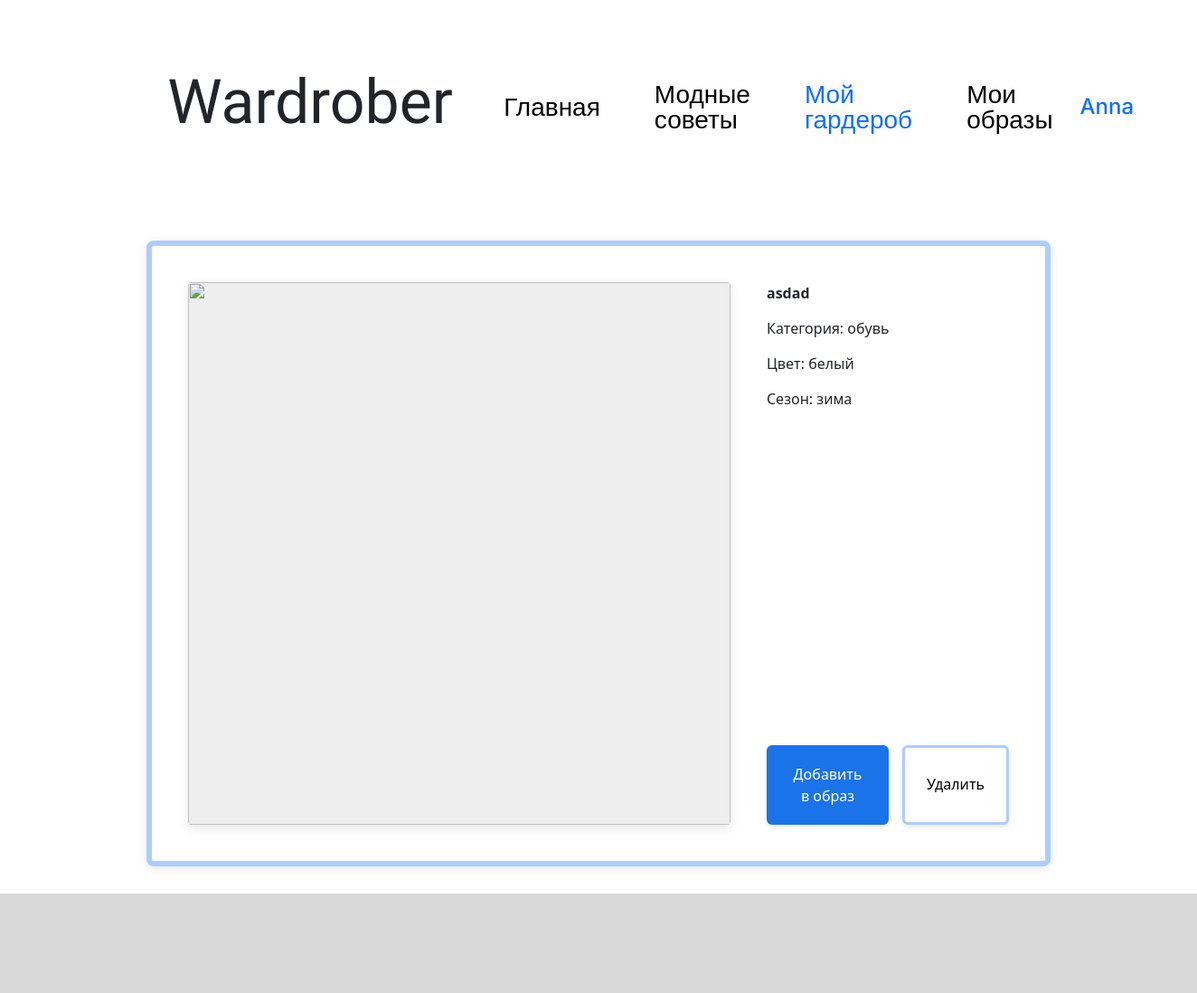
The app's page /wardrobe/card_of_thing/4 (signed in), older data.
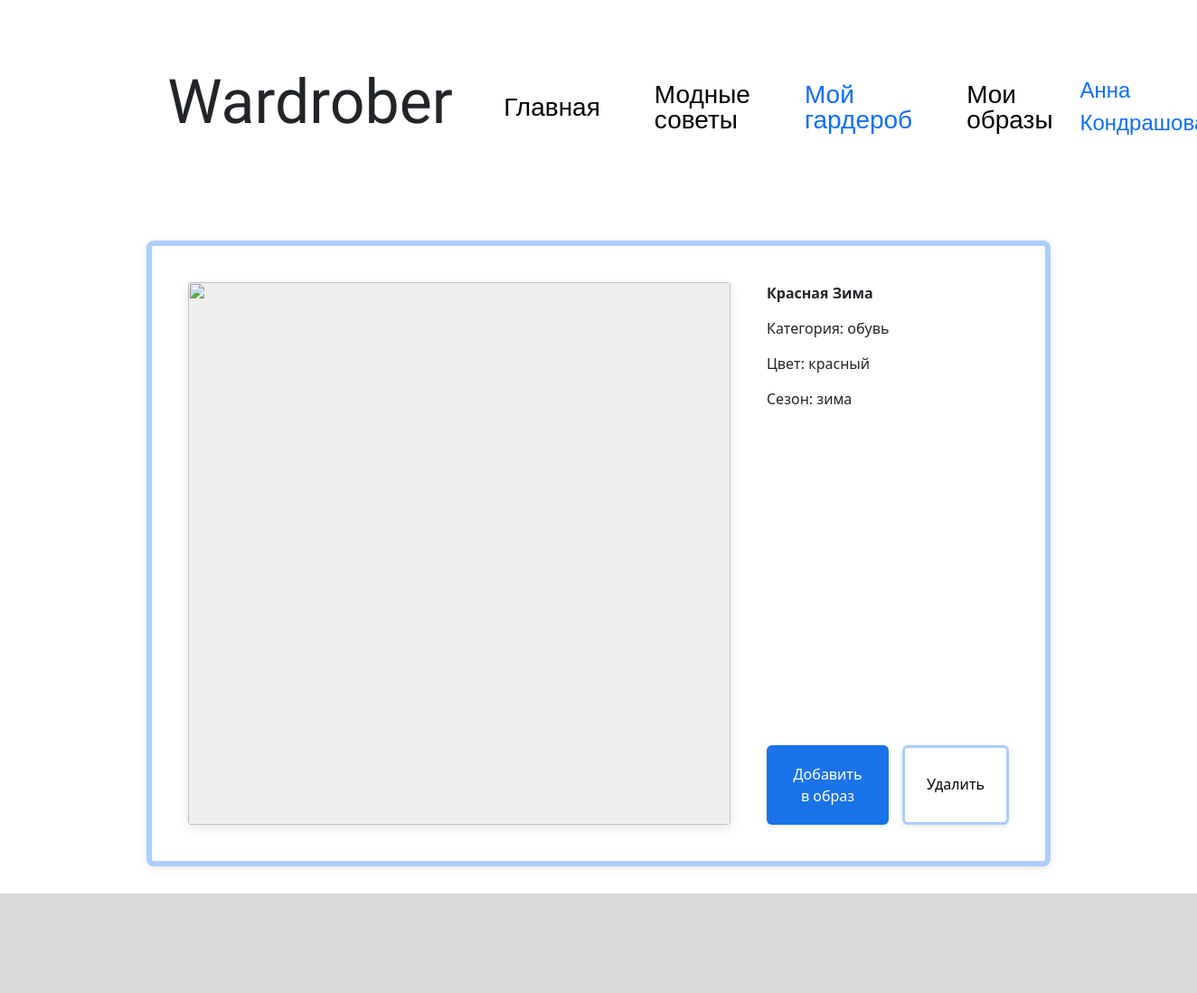
The same page, newer data.
### data/users.py (models this page shows, shortened)
class User(SqlAlchemyBase, UserMixin, SerializerMixin):
    __tablename__ = 'users'
    id = sqlalchemy.Column(sqlalchemy.Integer,
                           primary_key=True, autoincrement=True)
    name = sqlalchemy.Column(sqlalchemy.String, nullable=True)
    login = sqlalchemy.Column(sqlalchemy.String, nullable=True)
    hashed_password = sqlalchemy.Column(sqlalchemy.String, nullable=True)
    modified_date = sqlalchemy.Column(sqlalchemy.DateTime,
                                      default=datetime.datetime.now)

### data/wardrobe_items.py (models this page shows)
class WardrobeItem(SqlAlchemyBase, SerializerMixin):
    __tablename__ = 'wardrobeitems'
    id = sqlalchemy.Column(sqlalchemy.Integer,
                           primary_key=True, autoincrement=True)
    user_id = sqlalchemy.Column(sqlalchemy.Integer,sqlalchemy.ForeignKey("users.id"))
    img_url = sqlalchemy.Column(sqlalchemy.String, nullable=True)
    name = sqlalchemy.Column(sqlalchemy.String, nullable=True)
    category_id = sqlalchemy.Column(sqlalchemy.Integer)
    subcategory_id = sqlalchemy.Column(sqlalchemy.Integer)
    season = sqlalchemy.Column(sqlalchemy.String)
    color_id = sqlalchemy.Column(sqlalchemy.Integer)
    user = orm.relationship('User')

### tables this page shows
CREATE TABLE colors (id INTEGER PRIMARY KEY NOT NULL, name VARCHAR NOT NULL);

### server.py (the view)
@app.route('/wardrobe/card_of_thing/<int:item_id>')
def card_of_thing(item_id):
    db_sess = db_session.create_session()
    query = text(
        f"SELECT name, color_id, category_id, subcategory_id, season, img_url FROM wardrobeitems WHERE id = {item_id}")
    items = db_sess.execute(query).fetchone()
    itt = [items[0]]
    query = text(f"SELECT name FROM colors WHERE id = {items[1]}")
    itt.append(db_sess.execute(query).fetchone()[0].lower())
    query = text(f"SELECT name FROM categories WHERE id = {items[2]}")
    itt.append(db_sess.execute(query).fetchone()[0])
    if items[3] != -1:
        query = text(f"SELECT name FROM subcategories WHERE id = {items[3]}")
        itt.append(db_sess.execute(query).fetchone()[0])
    else:
        itt.append(-1)
    itt.append(items[-2].lower())
    itt.append(items[-1].lower())
    db_sess.close()
    return render_template('card_of_thing.html', path=request.path, item=itt, item_id=item_id)

### data/db_session.py (called while the page is built)
def create_session() -> Session:
    global __factory
    return __factory()

### server.py (called while the page is built)
@login_manager.user_loader
def load_user(user_id):
    db_sess = db_session.create_session()
    user_id = db_sess.query(User).get(user_id)
    db_sess.close()
    return user_id

### templates/card_of_thing.html (shortened to what this page needs)
{% extends "base.html" %}
{% block content %}
{% if current_user.is_authenticated %}
<div class="container_crd_add">
    <img class="item-image_crd_add" src="/static/users_images/{{item[-1]}}"/>
    <div class="content-right_crd_add">
        <div class="item-details_crd_add">
            <p><strong>{{item[0]}}</strong></p>
            {% if item[2] != -1 %}
            <p>Категория: {{item[2]}}</p>
            {% endif %}
            <p>Цвет: {{item[1]}}</p>
            {% if item[4] != 'a' %}
            <p>Сезон: {{item[4]}}</p>
            {% endif %}
        </div>
        <div class="buttons_crd_add">
            <a href="/add_item_in_look?id={{item_id}}" class="btn_crd_add btn-add_crd_add">Добавить в образ</a>
            <a href="/wardrobe?id={{item_id}}" class="btn_crd_add btn-delete_crd_add">Удалить</a>
        </div>
    </div>
</div>
{% endif %}
{% endblock %}

### templates/base.html (shortened to what this page needs)
<!doctype html>
<html lang="en">
<head>
    <link href="https://cdn.jsdelivr.net/npm/bootstrap@5.3.3/dist/css/bootstrap.min.css"
          rel="stylesheet"
>
    <link rel="stylesheet" type="text/css" href="/static/css/style.css"/>
</head>
<body>
<header>
    <nav>
        <h1 class="main-name">Wardrober</h1>
        {% if path == '/' %}
        <a href="/" class="nav-item" style="color:#0D6EFD;">Главная</a>
        {% else %}
        <a href="/" class="nav-item" style="color:#000000;">Главная</a>
        {% endif %}
        {% if 'advice' in path %}
        <a href="/advices" class="nav-item" style="color:#0D6EFD;">Модные советы</a>
        {% else %}
        <a href="/advices" class="nav-item" style="color:#000000;">Модные советы</a>
        {% endif %}
        {% if 'wardrobe' in path %}
        <a href="/wardrobe" class="nav-item" style="color:#0D6EFD;">Мой гардероб</a>
        {% else %}
        <a href="/wardrobe" class="nav-item" style="color:#000000;">Мой гардероб</a>
        {% endif %}
        {% if 'look' in path %}
        <a href="/look" class="nav-item" style="color:#0D6EFD;">Мои образы</a>
        {% else %}
        <a href="/look" class="nav-item" style="color:#000000;">Мои образы</a>
        {% endif %}
        {% if current_user.is_authenticated %}
        <a id="user-name" href="/logout">{{ current_user.name }}</a>
        {% else %}
        <a href="/login" class="btn btn-primary mybtn">Вход</a>
        {% endif %}
    </nav>
</header>
<main role="main" class="container">
    {% block content %}{% endblock %}
</main>
<div id="bottom"></div>
</body>
</html>

Row changes from the older to the newer data that the page shows:
no longer on this page (row unchanged): colors: name "белый"
changed User: name "Anna" → "Анна…"
changed WardrobeItem "зима": name "asdad" → "Красная Зима"
now on this page (row unchanged): colors: name "красный"
